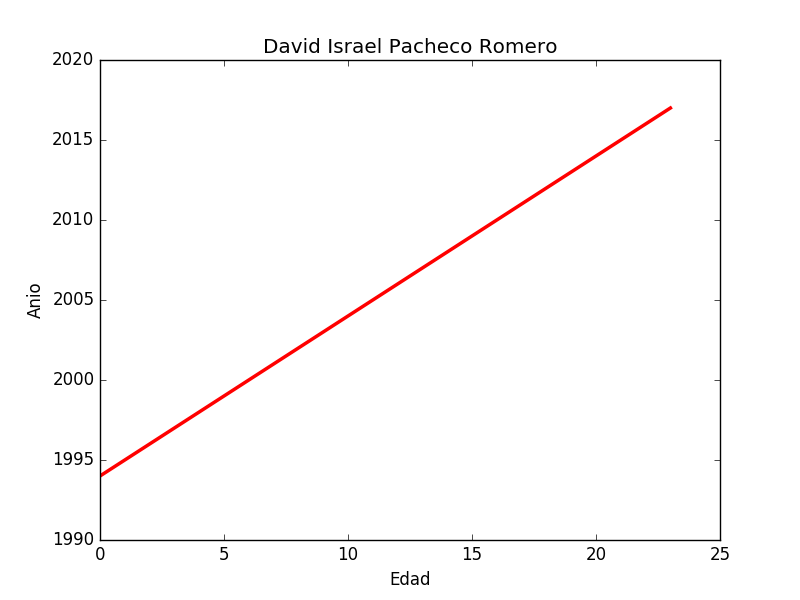

Source code (Python):
import numpy as np
import pylab as pl
x = [0, 1, 2, 3, 4, 5, 6, 7, 8, 9, 10, 11, 12, 13, 14, 15, 16, 17, 18, 19, 20, 21, 22, 23]
y = [1994, 1995, 1996, 1997, 1998, 1999, 2000, 2001, 2002, 2003, 2004, 2005, 2006, 2007, 2008, 2009, 2010, 2011, 2012, 2013, 2014, 2015, 2016, 2017]
pl.title("David Israel Pacheco Romero")
pl.ylabel('Anio')
pl.xlabel('Edad')
pl.plot(x, y, color="red",  linewidth=2.5, linestyle="-")
pl.savefig('edad.png')
pl.show()
